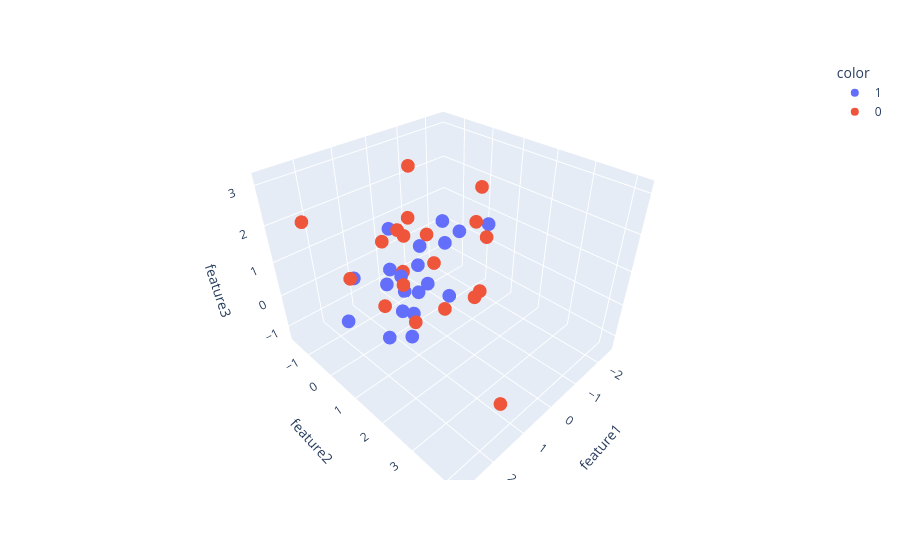

The notebook cell saved with this chart:
### Markdown cell above
# Visualise it

### Code cell
import plotly.express as px
px.scatter_3d(
    data_frame=df,
    x = df['feature1'],
    y = df['feature2'],
    z = df['feature3'],
    color=df['target'].astype('str')
)

### Figure 1 — Plotly figure (JSON) as saved in the notebook; plotly's stock layout.template omitted (floating-point values rounded to 4 significant figures)
{"data": [{"hovertemplate": "color=1<br>feature1=%{x}<br>feature2=%{y}<br>feature3=%{z}<extra></extra>", "legendgroup": "1", "marker": {"color": "#636efa", "symbol": "circle"}, "mode": "markers", "name": "1", "scene": "scene", "showlegend": true, "type": "scatter3d", "x": [-0.3675, 0.4206, 1.968, -2.506, 0.3223, -0.3316, 0.667, -1.01, 0.2411, -0.04544, -0.9926, -0.4208, 0.9486, 1.415, 1.045, -1.838, 0.1901, -0.02254, 1.267, 1.772], "y": [-1.137, 0.4116, -0.5478, 0.147, 0.06034, -1.632, 0.02581, 0.4417, -0.9525, 1.041, -0.1613, -0.552, 0.7017, 0.4577, 0.5382, -0.9388, 0.5121, 0.01342, 0.1736, -0.3475], "z": [-1.322, -0.07132, -0.6794, 0.6062, -1.043, 0.6191, -0.7776, 1.129, -0.1363, -0.09403, 1.192, -0.1211, -1.051, 0.7289, 0.8121, -0.2018, 0.1315, 0.9359, -1.223, 0.6701]}, {"hovertemplate": "color=0<br>feature1=%{x}<br>feature2=%{y}<br>feature3=%{z}<extra></extra>", "legendgroup": "0", "marker": {"color": "#EF553B", "symbol": "circle"}, "mode": "markers", "name": "0", "scene": "scene", "showlegend": true, "type": "scatter3d", "x": [0.1771, 1.425, 2.224, -0.7233, 2.823, -1.39, 0.3849, 1.677, 1.438, 0.2907, 0.7319, -1.028, -0.7643, 2.011, 0.8989, 1.01, 1.251, 0.2046, 0.7489, 1.234], "y": [-0.5981, 1.441, 0.2304, 1.461, -0.3329, 0.6667, 1.324, 4.188, 1.1, 0.867, 0.5174, 1.131, 1.567, 1.921, 0.436, 1.438, 0.1864, -0.01154, 2.593, 0.05278], "z": [1.227, 0.1826, 1.192, -0.08537, 2.637, 1.344, -0.1032, -0.08056, 1.065, 0.9826, 2.245, 2.603, 1.549, 2.933, 0.821, 2.328, 1.704, 3.151, 1.171, -0.2616]}], "layout": {"legend": {"title": {"text": "color"}, "tracegroupgap": 0}, "margin": {"t": 60}, "scene": {"domain": {"x": [0, 1], "y": [0, 1]}, "xaxis": {"title": {"text": "feature1"}}, "yaxis": {"title": {"text": "feature2"}}, "zaxis": {"title": {"text": "feature3"}}}}}
